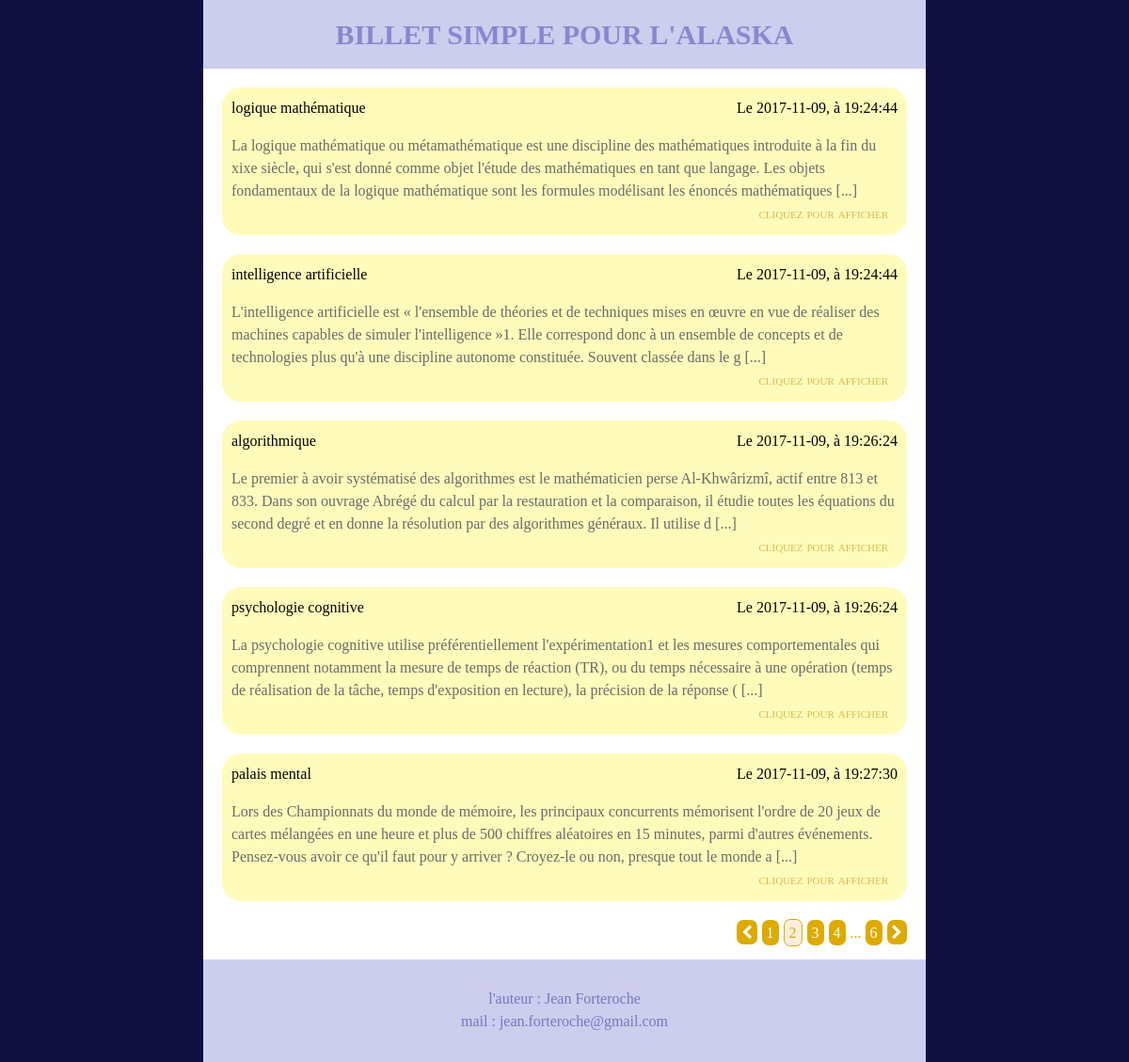
Page /index.php?action=allPosts&page=2 on the committed database.
### tables this page shows
CREATE TABLE `Post` (
  `title` varchar(100) NOT NULL,
  `dateTimePub` datetime NOT NULL DEFAULT CURRENT_TIMESTAMP COMMENT 'date et heure de publication, possible preparer a l''avance',
  `dateTimeExp` datetime DEFAULT NULL COMMENT 'date et heure d''expiration, par defaut null : n''expire pas',
  `content` text NOT NULL
);

### controler/visitorControler.php (called while the page is built, shortened)
<?php
    require_once('model/Post.php');
    class VisitorControler
    {
        private $_visitorPostManager;
        public function __construct()
        {
            $this->_visitorPostManager = new PostManager();
        }
        public function allPosts($page)
        {
            try
            {
                $indiceBegining = 5 * ((int) strip_tags($_GET['page']) - 1);
                $postsPerPages = 5;
                $indexPost = $indiceBegining;
                $postsLeft = $postsPerPages;
                $allPosts = $this->_visitorPostManager->getAllPostsExceptExpiry();
                require_once $_SERVER['DOCUMENT_ROOT'] . '/view/allPostsView.php';
                require_once $_SERVER['DOCUMENT_ROOT'] . '/view/template.php';
            }
            catch (Exception $e)
            {
                echo '<p>erreur : ' . $e->getMessage() ; '</p>';
            }
        }
    }
?>

### index.php (called while the page is built, shortened)
<?php
    try
    {
        require_once('controler/visitorControler.php');
    }
    catch (Exception $e)
    {
        echo '<p>erreur : ' . $e->getMessage() ; '</p>';
    }
    $rooter = new Rooter();
    $rooter->root();

### model/Model.php (called while the page is built, shortened)
<?php
    class Model
    {
        public function __construct()
        {
            $this->_DB = new PDO('mysql:host=localhost:8889;dbname=ecrivain;charset=utf8', 'root', 'root', array(PDO::ATTR_ERRMODE => PDO::ERRMODE_EXCEPTION));
        }
    }

### model/Post.php (called while the page is built, shortened)
<?php
    require_once 'Model.php';
    class PostManager extends Model
    {
        public function getAllPostsExceptExpiry()
        {
            $allPosts = [];
            $query = $this->_DB->query('SELECT title, dateTimePub, dateTimeExp, content FROM Post ORDER BY dateTimePub');
            $i = 0;
            while($onePostFromSQL = $query->fetch(PDO::FETCH_ASSOC))
            {
                if (date('d/m/Y H:i:s') < $onePostFromSQL['dateTimeExp'] || $onePostFromSQL['dateTimeExp'] == NULL)
                {
                    $allPosts[$i]['title'] = $onePostFromSQL['title'];
                    $allPosts[$i]['titleForLink'] = str_replace(' ', '_', $onePostFromSQL['title']);
                    $allPosts[$i]['dateTime'] = str_replace(' ', ', à ', $onePostFromSQL['dateTimePub']);
                    $allPosts[$i]['content'] = $onePostFromSQL['content'];
                    $allPosts[$i]['contentBegin'] = mb_substr($onePostFromSQL['content'], 0, 300);
                    $i++;
                }
            }
            return $allPosts;
        }
    }

### view/allPostsView.php (the view, shortened to what this page needs)
<section class="row">
    <?php
        while ($postsLeft>0 AND $indexPost<count($allPosts))
        {
    ?>
            <article class="col-xxl-6 col-xl-12 col-sm-12">
                <a class="bulle" href="../index.php?title=<?= $allPosts[$indexPost]['titleForLink'] ?>&amp;action=onePost">
                    <p>
                        <?= $allPosts[$indexPost]['title'] ?><span class="float-right">Le <?= $allPosts[$indexPost]['dateTime'] ?></span>
                    </p>
                    <p class="dernier">
                        <?= $allPosts[$indexPost]['contentBegin'] ?> [...]<br /><span class="float-right discret">cliquez pour afficher</span>
                    </p>
                </a>
            </article>
    <?php
            $postsLeft--;
            $indexPost++;
        }
    ?>
    <article class="col-xxl-12 col-xl-12 col-sm-12 navPages">
        <p>
        <?php
            $page = 1+ceil($indiceBegining / $postsPerPages);
            if ($page > 1)
            {
                echo '<a class="fa fa-chevron-left" href="index.php?action=allPosts&amp;page=' . ($page-1) . '"></a>';
            }
            for ($j=($page-2) ; $j<($page+3) ; $j++)
            {
                if ($j>0 AND $j==$page)
                {
                    echo '<span class="pageActuelle">' . $j . '</span>';
                }
                elseif ($j>0 AND ($postsPerPages*($j-1))<count($allPosts))
                {
                    echo '<a href="index.php?action=allPosts&amp;page=' . $j . '">' . $j . '</a>';
                }
            }
            $pageMax = ceil(count($allPosts)/$postsPerPages);
            if ($page < $pageMax-3)
            {
                echo '... ';
            }
            if ($page < $pageMax-2)
            {
                echo '<a href="index.php?action=allPosts&amp;page=' . $pageMax . '">' . $pageMax . '</a>';
            }
            if ($indexPost < count($allPosts))
            {
                echo '<a href="index.php?action=allPosts&amp;page=' . ($page+1) . '" class="fa fa-chevron-right"></a>';
            }
        ?>
        </p>
    </article>
</section>

### view/myChanges.css (style rules this page uses)
.navPages { text-align : right; color : #da0; }
.navPages > p > * { color : white; background : #da0; padding : 5px; border-radius : 7px; margin-right : 5px; }
.pageActuelle { background : #fed !important; border : 1px solid #da0; color : #da0 !important; }
.dernier { margin-bottom : 25px; color : #6a6a6a; }
.discret { font-variant : small-caps; padding-right : 10px; color : #dbb850; }
.bulle { display : block; margin :5px; margin-top : 0px; margin-bottom : 20px; border-radius : 20px; padding : 10px; background : #fffcbb; color : black; }
section { padding-top : 20px; background : white; }
body { font-family : "Times New Roman"; background : #101040; }

### rows in the picture
post: title "algorithmique", dateTime "2017-11-09, à 19:26:24", contentBegin "Le premier à avoir systématisé des algorithmes est le mathématicien perse Al-Khwârizmî, actif entre 813 et 833. Dans son ouvrage Abrégé du calcul par la restauration et la comparaison, il étudie toutes les équations du second degré et en donne la résolution par des algorithmes généraux. Il utilise d"

### other values in the picture
$allPosts[$indexPost]['title'] "logique mathématique"
$allPosts[$indexPost]['dateTime'] "2017-11-09, à 19:24:44"
$allPosts[$indexPost]['title'] "intelligence artificielle"
$allPosts[$indexPost]['title'] "psychologie cognitive"
$allPosts[$indexPost]['dateTime'] "2017-11-09, à 19:26:24"
$allPosts[$indexPost]['title'] "palais mental"
$allPosts[$indexPost]['dateTime'] "2017-11-09, à 19:27:30"
$pageMax "6"
